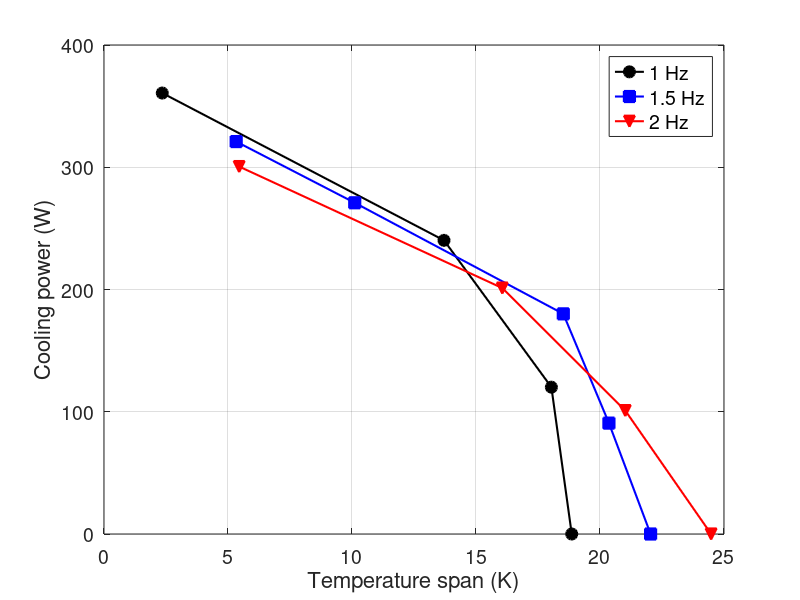

Here is the MATLAB script that generated this plot:

dT10=[2.35 13.71 18.04 18.86];
Qc10=[360.7	240.2	120.1	0];
dT15=[5.33 10.11 18.52 20.36 22.04];
Qc15=[321	270.94	180.08	90.7	0];
dT20=[5.45 16.06 21.02 24.48];
Qc20=[300.56	201.17	100.94	0];
% Qnorm=667.75751;
% Qc400=Qc400/Qnorm;
% Qc600=Qc600/Qnorm;
% Qc800=Qc800/Qnorm;
%plot results

% Create figure
figure1 = figure('PaperSize',[20.98 29.68]);

% Create axes
axes('Parent',figure1,'FontSize',14);
% Uncomment the following line to preserve the Y-limits of the axes
%ylim([0 1.05]);
box('on');
grid('on');
hold('all');

% Create plot
plot(dT10,Qc10,'-ko','Linewidth',1.5','MarkerFaceColor','k','MarkerSize',8)
plot(dT15,Qc15,'-bs','Linewidth',1.5','MarkerFaceColor','b','MarkerSize',8)
plot(dT20,Qc20,'-rv','Linewidth',1.5','MarkerFaceColor','r','MarkerSize',8)


% Create xlabel
xlabel('Temperature span (K)','FontSize',16);

% Create ylabel
ylabel('Cooling power (W)','FontSize',16);
h = legend('1 Hz','1.5 Hz','2 Hz')
set(h,'Fontsize',14)

print('-depsc','fig_coolingpower_freq.eps');
